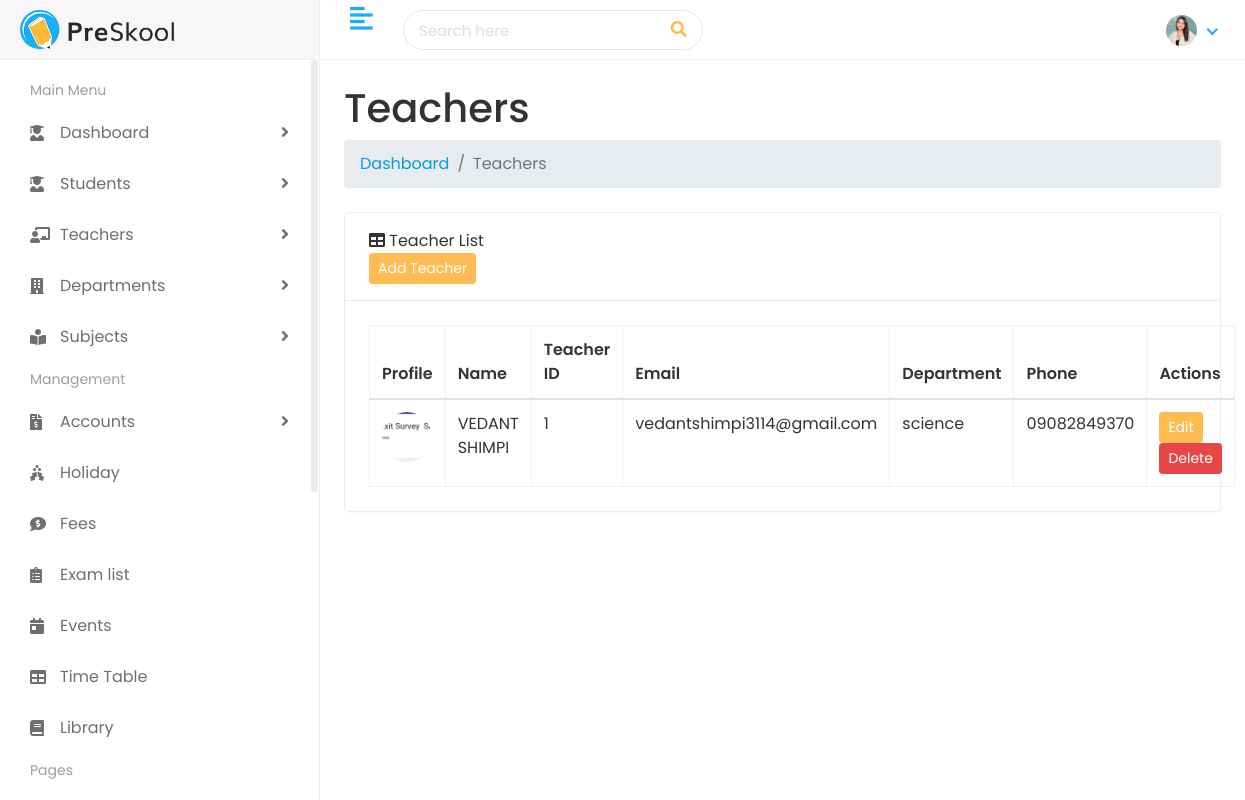
The app's page /teachers/list/ (signed in) with its own data.
### school/models.py (models this page shows, shortened)
class Teacher(models.Model):
    first_name = models.CharField(max_length=100)
    last_name = models.CharField(max_length=100)
    gender = models.CharField(
        max_length=10,
        choices=[
            ('Male', 'Male'),
            ('Female', 'Female'),
            ('Other', 'Other'),
        ],
        default='Male'
    )
    teacher_id = models.CharField(max_length=20, unique=True)
    email = models.EmailField(unique=True)
    date_of_birth = models.DateField(blank=True, null=True)
    address = models.TextField(blank=True, null=True)
    phone_number = models.CharField(max_length=15, blank=True, null=True)
    joining_date = models.DateField(default=timezone.now)
    profile_picture = models.ImageField(upload_to='teacher_profiles/', blank=True, null=True)
    department = models.ForeignKey(Department, on_delete=models.SET_NULL, blank=True, null=True)
    slug = models.SlugField(max_length=255, unique=True, blank=True, null=True)
    created_at = models.DateTimeField(auto_now_add=True)
    updated_at = models.DateTimeField(auto_now=True)

class Department(models.Model):
    name = models.CharField(max_length=200, unique=True)
    description = models.TextField(blank=True, null=True)
    slug = models.SlugField(max_length=255, unique=True, blank=True, null=True)
    created_at = models.DateTimeField(auto_now_add=True)
    updated_at = models.DateTimeField(auto_now=True)

### school/views.py (the view)
# urls.py: path('teachers/list/', views.teacher_list, name='teacher_list'),
@login_required
def teacher_list(request):
    teachers = Teacher.objects.all().order_by('first_name')
    return render(request, 'teacher/teacher_list.html', {'teachers': teachers})

### templates/teacher/teacher_list.html (shortened to what this page needs)
{% extends 'Home/base.html' %}
{% load static %}
{% block content %}
<div class="container-fluid px-4">
    <h1 class="mt-4">Teachers</h1>
    <ol class="breadcrumb mb-4">
        <li class="breadcrumb-item"><a href="{% url 'dashboard' %}">Dashboard</a></li>
        <li class="breadcrumb-item active">Teachers</li>
    </ol>
    <div class="card mb-4">
        <div class="card-header">
            <i class="fas fa-table me-1"></i>
            Teacher List
            <div class="float-end">
                <a href="{% url 'add_teacher' %}" class="btn btn-primary btn-sm">Add Teacher</a>
            </div>
        </div>
        <div class="card-body">
            <table id="datatablesSimple" class="table table-bordered">
                <thead>
                    <tr>
                        <th>Profile</th>
                        <th>Name</th>
                        <th>Teacher ID</th>
                        <th>Email</th>
                        <th>Department</th>
                        <th>Phone</th>
                        <th>Actions</th>
                    </tr>
                </thead>
                <tbody>
                    {% for teacher in teachers %}
                    <tr>
                        <td>
                            {% if teacher.profile_picture %}
                                <img src="{{ teacher.profile_picture.url }}" alt="Profile Picture" style="width: 50px; height: 50px; border-radius: 50%; object-fit: cover;">
                            {% else %}
                                <img src="{% static 'assets/img/profile.png' %}" alt="Default Profile" style="width: 50px; height: 50px; border-radius: 50%; object-fit: cover;">
                            {% endif %}
                        </td>
                        <td>{{ teacher.first_name }} {{ teacher.last_name }}</td>
                        <td>{{ teacher.teacher_id }}</td>
                        <td>{{ teacher.email }}</td>
                        <td>{{ teacher.department.name|default:"N/A" }}</td>
                        <td>{{ teacher.phone_number|default:"N/A" }}</td>
                        <td>
                            <a href="{% url 'edit_teacher' teacher.slug %}" class="btn btn-primary btn-sm">Edit</a>
                            <form action="{% url 'delete_teacher' teacher.slug %}" method="POST" style="display:inline;">
                                <button type="submit" class="btn btn-danger btn-sm" onclick="return confirm('Are you sure you want to delete {{ teacher.first_name }} {{ teacher.last_name }}?');">Delete</button>
                            </form>
                        </td>
                    </tr>
                    {% empty %}
                    <tr>
                        <td colspan="7" class="text-center">No teachers found.</td>
                    </tr>
                    {% endfor %}
                </tbody>
            </table>
        </div>
    </div>
</div>
{% endblock %}

### static/assets/css/style.css (style rules this page uses)
html { height: 100%; }
body { background-color: #fff; color: #333; font-family: 'Poppins', sans-serif; font-size: 1rem; height: 100%; line-height: 1.5; overflow-x: hidden; }
h1, h2, h3, h4, h5, h6 { font-family: 'Poppins', sans-serif; margin-top: 0; }
input, input:focus, button, button:focus { outline: none; }
ul, ol { padding: 0px; list-style: none; }
.table { color: #333; max-width: 100%; margin-bottom: 0; width: 100%; }
.table thead tr th { font-weight: 600; }
.table tbody tr { border-bottom: 1px solid rgba(0, 0, 0, 0.05); }
.table-bordered { border: 1px solid rgba(0, 0, 0, 0.05) !important; }
.table-bordered th, .table-bordered td { border-color: rgba(0, 0, 0, 0.05); }
.btn-primary { background-color: #FFBC53; border: 1px solid #FFBC53; }
.btn-danger { background-color: #e84646; border: 1px solid #e84646; }
.card { border: 1px solid #ececf5; box-shadow: 0 1px 3px 0 rgba(0, 0, 0, 0.03); margin-bottom: 1.875rem; }
.card-body { padding: 1.5rem; }
.card-header { border-bottom: 1px solid #e6e6e6; padding: 1rem 1.5rem; }
.card .card-header { background-color: #fff; border-bottom: 1px solid #eaeaea; }

### records on screen
Teacher: profile_picture (picture), first_name "VEDANT", last_name "SHIMPI", teacher_id "1", email "vedantshimpi3114@gmail.com", department.name "science", phone_number "09082849370"
